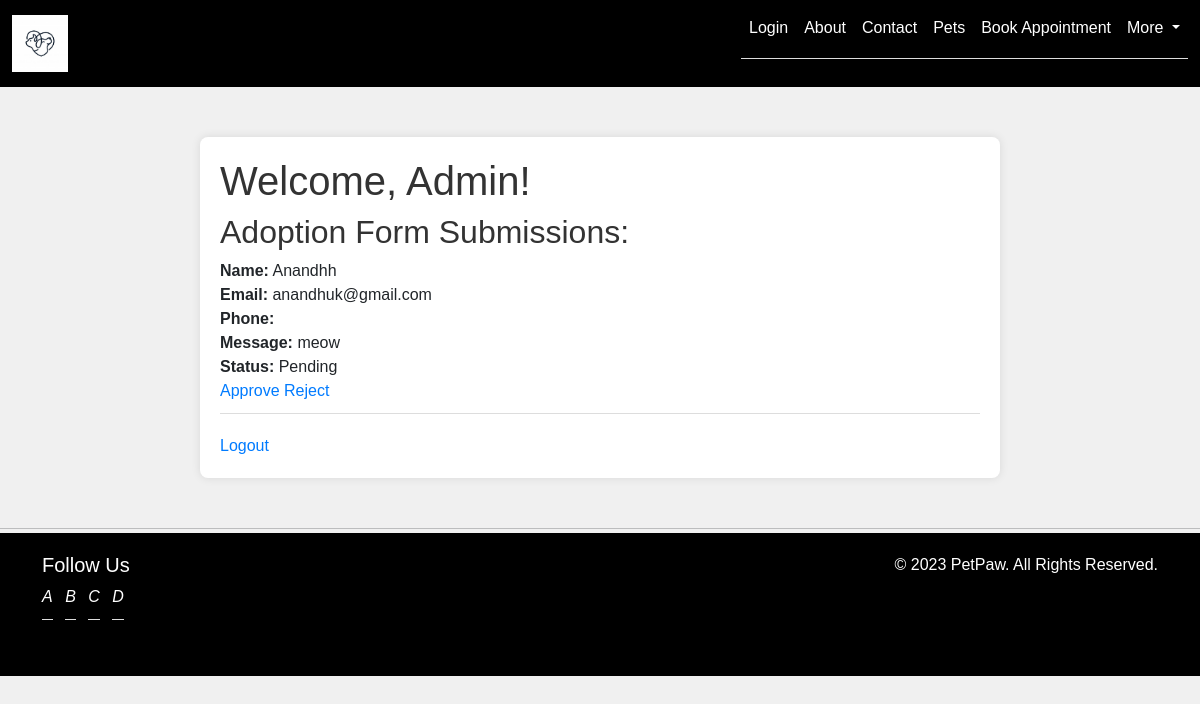
Before: /admin-profile/ with the older database file.
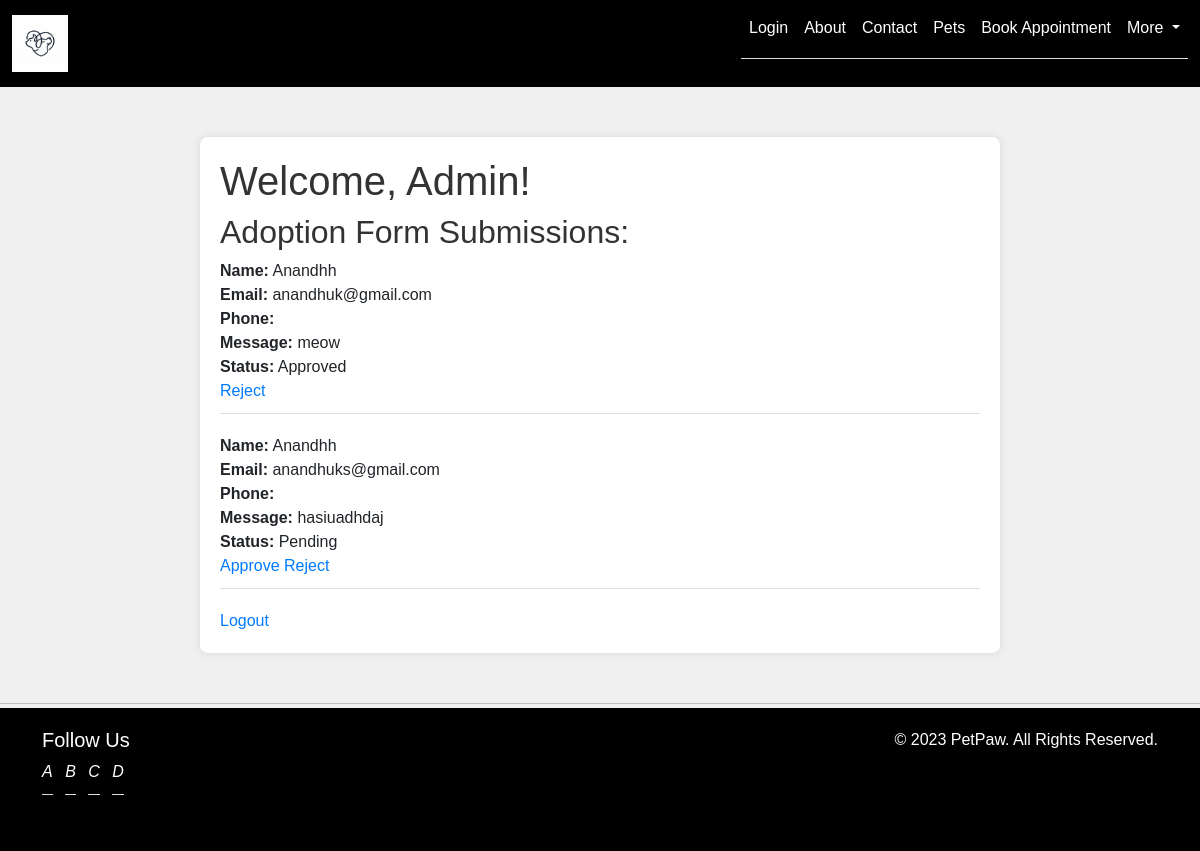
After: the same page with the newer database file.
### pets/models.py (models this page shows, shortened)
class AdoptionApplication(models.Model):
    name = models.CharField(max_length=100)
    email = models.EmailField()
    phone = models.CharField(max_length=20, default='')
    message = models.TextField()
    STATUS_CHOICES = (
        ('Pending', 'Pending'),
        ('Approved', 'Approved'),
        ('Rejected', 'Rejected'),
    )
    status = models.CharField(max_length=20, choices=STATUS_CHOICES, default='Pending')

### users/views.py (the view)
# urls.py: path('admin-profile/', views.admin_profile, name='admin_profile'),
def admin_profile(request):
    adoption_forms = AdoptionApplication.objects.all()
    return render(request, 'admin_profile.html', {'adoption_forms': adoption_forms})

### templates/admin_profile.html (shortened to what this page needs)
{% extends 'base.html' %}
{% load static %}
{% block content %}
    <div class="containerr">
        <h1>Welcome, Admin!</h1>
        <h2>Adoption Form Submissions:</h2>
        <ul>
            {% for form in adoption_forms %}
            <li>
                <strong>Name:</strong> {{ form.name }}<br>
                <strong>Email:</strong> {{ form.email }}<br>
                <strong>Phone:</strong> {{ form.phone }}<br>
                <strong>Message:</strong> {{ form.message }}<br>
                <strong>Status:</strong> {{ form.status }}<br>
                {% if form.status != 'Approved' %}
                    <a href="{% url 'update_status' form.pk 'Approved' %}">Approve</a>
                {% endif %}
                {% if form.status != 'Rejected' %}
                    <a href="{% url 'update_status' form.pk 'Rejected' %}">Reject</a>
                {% endif %}
            </li>
            {% endfor %}
        </ul>
        <a href="{% url 'admin_logout' %}">Logout</a>
    </div>
{% endblock %}

### templates/base.html (shortened to what this page needs)
{% load static %}
<!DOCTYPE html>
<html lang="en">
<head>
    <link href="https://cdn.jsdelivr.net/npm/bootstrap@5.3.3/dist/css/bootstrap.min.css" rel="stylesheet">
</head>
<body>
    <nav class="navbar navbar-expand-lg navbar-light" style="background-color: #000000;">
      <div class="container-fluid">
          <a  class="navbar-brand" href="{% url 'home' %}">
              <img style="height: 9%; width: 9%;" src="{% static 'images/3.jpg' %}" alt="PetPaw Logo">
          </a>
          <div class="collapse navbar-collapse" id="navbarNavDropdown">
              <ul class="navbar-nav ms-auto">
                  <li class="nav-item">
                      <a class="nav-link" href="{% url 'user_login' %}" style="color: #ffffff;">Login</a>
                  </li>
                  <li class="nav-item">
                      <a class="nav-link" href="{% url 'about' %}" style="color: #ffffff;">About</a>
                  </li>
                  <li class="nav-item">
                      <a class="nav-link" href="{% url 'contact' %}" style="color: #ffffff;">Contact</a>
                  </li>
                  <li class="nav-item">
                      <a class="nav-link" href="{% url 'pet_list' %}" style="color: #ffffff;">Pets</a>
                  </li>
                  <li class="nav-item">
                      <a class="nav-link" href="{% url 'book_appointment' %}" style="color: #ffffff;">Book Appointment</a>
                  </li>
                  <li class="nav-item dropdown">
                    <a class="nav-link dropdown-toggle" href="#" id="navbarDropdownMenuLink" role="button"
                        data-bs-toggle="dropdown" aria-expanded="false" style="color: #ffffff;">
                        More
                    </a>
                </li>
              </ul>
          </div>
      </div>
  </nav>
    {% block content %}{% endblock %}
    <hr class="my-1">
<footer class="footer" style="background-color: #000000; color: #ffffff; padding: 20px 0;">
        <div class="container">
            <div class="row">
                <div class="col-md-6">
                    <h5>Follow Us</h5>
                    <ul class="list-inline">
                        <li class="list-inline-item"><a href="#" class="text-white"><i class="bi bi-facebook">A</i></a></li>
                        <li class="list-inline-item"><a href="#" class="text-white"><i class="bi bi-twitter">B</i></a></li>
                        <li class="list-inline-item"><a href="#" class="text-white"><i class="bi bi-instagram">C</i></a></li>
                        <li class="list-inline-item"><a href="#" class="text-white"><i class="bi bi-linkedin">D</i></a></li>
                    </ul>
                </div>
                <div class="col-md-6 text-md-end">
                    &copy; 2023 PetPaw. All Rights Reserved.
                </div>
            </div>
        </div>
    </footer>
</body>
</html>

### templates/base.html (style rules this page uses)
.navbar { background-color: #020d19; color: #ffffff; margin :0 ; }
.footer { margin :0 ; }

### templates/admin_profile.html (style rules this page uses)
body { font-family: Arial, sans-serif; background-color: #f0f0f0; margin: 0; padding: 0; }
.containerr { max-width: 800px; margin: 50px auto; padding: 20px; background-color: #fff; border-radius: 8px; box-shadow: 0 0 10px rgba(0, 0, 0, 0.1); }
h1, h2 { color: #333; }
ul { list-style-type: none; padding: 0; }
li { margin-bottom: 20px; border-bottom: 1px solid #ddd; padding-bottom: 10px; }
a { color: #007bff; text-decoration: none; }

Changed rows visible on the page:
changed AdoptionApplication "anandhuk@gmail.com": status "Pending" → "Approved"; no longer shows "Approve"
added AdoptionApplication: name "Anandhh", email "anandhuks@gmail.com", message "hasiuadhdaj", status "Pending", shows "Approve", shows "Reject"
